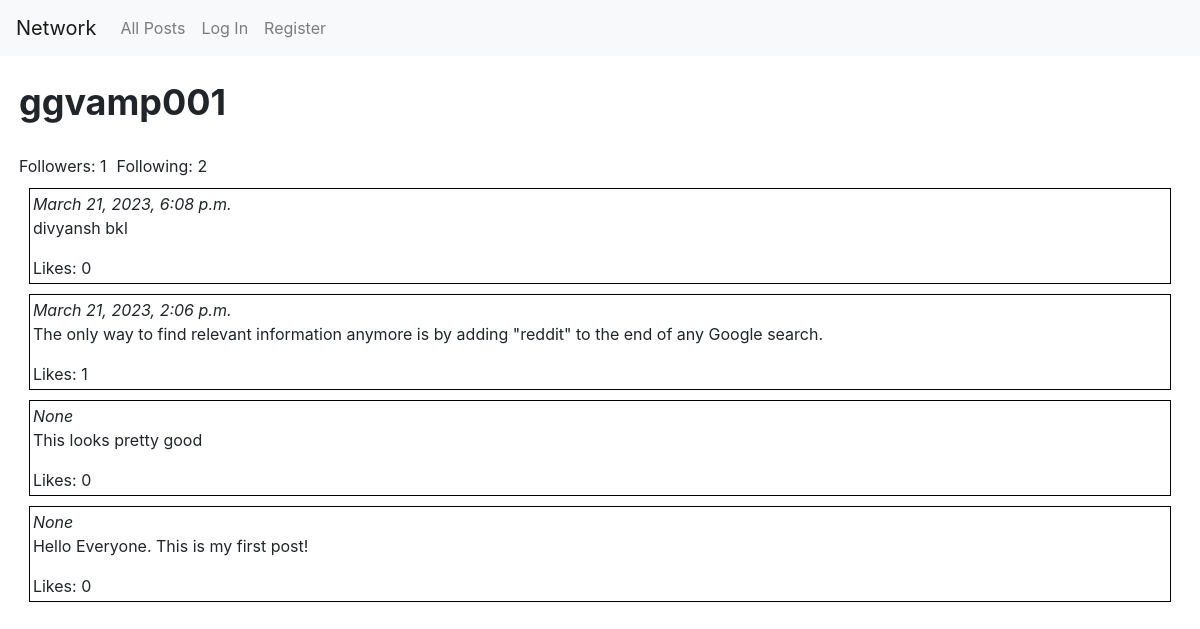
Page /user/ggvamp001 on the earlier database version.
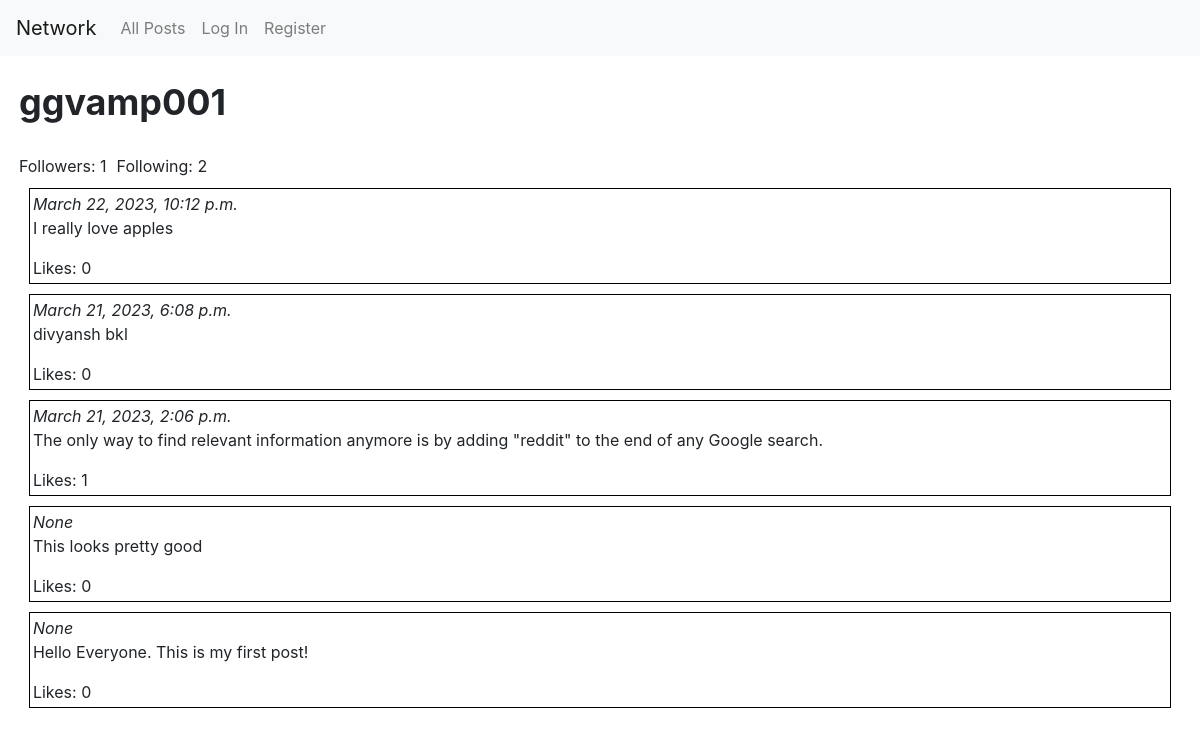
Same page on the later database version.
### network/models.py (models this page shows, shortened)
class User(AbstractUser):
    pass

class Posts(models.Model):
    poster = models.ForeignKey(User, on_delete=models.CASCADE, related_name="posts")
    content = models.TextField(max_length=256)
    time = models.DateTimeField(default=datetime.now())

### network/views.py (the view)
# urls.py: path("user/<str:username>", views.userpage, name="userpage"),
def userpage(request, username):
    user = User.objects.get(username=username)
    allposts = list(Posts.objects.filter(poster=user).values())
    for post in allposts:
        post['likecount']=len(Like.objects.filter(post_id=post['id']))
        liked=[1]
        if len(liked) == 0:
            post['liked'] = False
        else:
            post['liked'] = True
    allposts.reverse()
    follower = len(user.followers.all())
    following = len(user.following.all())
    try:
        Follower.objects.get(follower=User.objects.get(username=request.user.username), following=User.objects.get(username=username))
        follow_status = True
    except:
        follow_status = False
    return render(request, "network/userpage.html", {
        "username":username,
        "posts":allposts,
        "followers":follower,
        "following": following,
        "follow_status":follow_status
    })

### network/templates/network/userpage.html (shortened to what this page needs)
{% extends "network/layout.html" %}
{% load static %}
{% block body %}
    <div id="UserBody">
        <div id="username">
            {{username}}
        </div>
        <div id="belowFollowButton">
            <div>Followers: {{followers}}</div> <div>Following: {{following}}</div>
        </div>
        <div>
            {% for post in posts %}
            <div class="post">
                <i>{{post.time}}</i>
                <p>{{post.content}} </p>
                Likes: {{post.likecount}}
            </div>
            {% endfor %}
        </div>
    </div>
{% endblock %}

### network/templates/network/layout.html (shortened to what this page needs)
{% load static %}
<!DOCTYPE html>
<html lang="en">
    <head>
        <link rel="stylesheet" href="https://stackpath.bootstrapcdn.com/bootstrap/4.4.1/css/bootstrap.min.css">
        <link href="{% static 'network/styles.css' %}" rel="stylesheet">
    </head>
    <body>
        <nav class="navbar navbar-expand-lg navbar-light bg-light">
            <a class="navbar-brand" href="#">Network</a>
            <div>
              <ul class="navbar-nav mr-auto">
                <li class="nav-item">
                  <a class="nav-link" id="AllPostsButton">All Posts</a>
                </li>
                {% if user.is_authenticated %}
                    <li class="nav-item">
                        <a class="nav-link" id="FollowingButton">Following</a>
                    </li>
                    <li class="nav-item">
                        <a class="nav-link" href="{% url 'logout' %}">Log Out</a>
                    </li>
                {% else %}
                    <li class="nav-item">
                        <a class="nav-link" href="{% url 'login' %}">Log In</a>
                    </li>
                    <li class="nav-item">
                        <a class="nav-link" href="{% url 'register' %}">Register</a>
                    </li>
                {% endif %}
              </ul>
            </div>
          </nav>
        <div class="body">
            {% block body %}
            {% endblock %}
        </div>
    </body>
</html>

### network/static/network/styles.css (style rules this page uses)
.post { border:1px solid black; margin:10px; padding:3px; }
#username { font-size:36px; font-weight:bold; padding-bottom:15px; animation-name: enterFromRight; animation-duration:2s; }
.navbar { animation-name: enterFromBottom; animation-duration: 3s; }
#UserBody { padding:.5cm; }
#belowFollowButton { display: flex; flex:wrap; }
#belowFollowButton > div { padding-right:10px; padding-top:10px; }

Differences in the rows shown:
added Posts: time "March 22, 2023, 10:12 p.m.", content "I really love apples", likecount "0"
